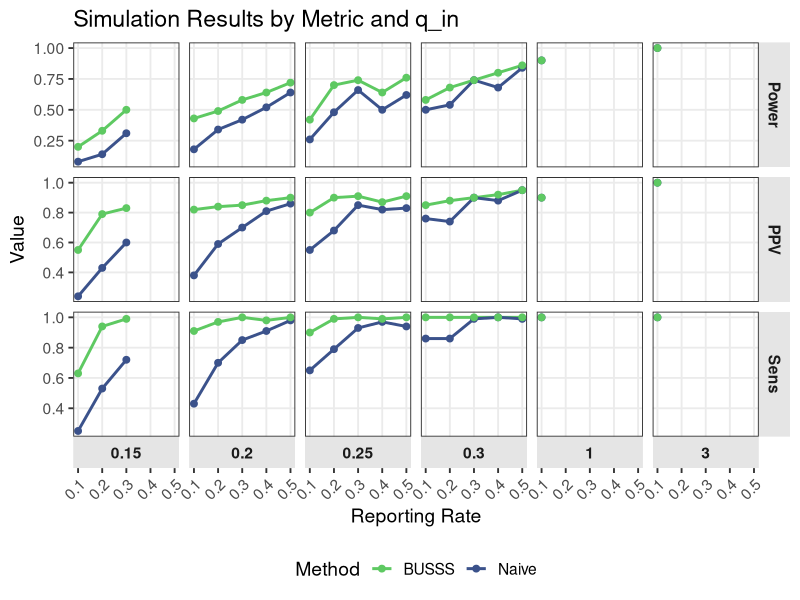

Reproduce this figure in R.
## ---- chunk 1
#| include: false

# Load packages
library(tidyverse)
library(ggforce)

## ---- chunk 2
library(ggplot2)
library(dplyr)
library(tidyr)

# Recreate data frame
df <- tribble(
  ~Reporting, ~delta, ~Naive_Power, ~Naive_Sens, ~Naive_PPV,
  ~BUSSS_Power, ~BUSSS_Sens, ~BUSSS_PPV,
  0.1, 0.15, 0.08, 0.25, 0.24, 0.20, 0.63, 0.55,
  0.2, 0.15, 0.14, 0.53, 0.43, 0.33, 0.94, 0.79,
  0.3, 0.15, 0.31, 0.72, 0.60, 0.50, 0.99, 0.83,
  0.1, 0.20, 0.18, 0.43, 0.38, 0.43, 0.91, 0.82,
  0.2, 0.20, 0.34, 0.70, 0.59, 0.49, 0.97, 0.84,
  0.3, 0.20, 0.42, 0.85, 0.70, 0.58, 1.00, 0.85,
  0.4, 0.20, 0.52, 0.91, 0.81, 0.64, 0.98, 0.88,
  0.5, 0.20, 0.64, 0.98, 0.86, 0.72, 1.00, 0.90, 
  0.1, 0.25, 0.26, 0.65, 0.55, 0.42, 0.90, 0.80,
  0.2, 0.25, 0.48, 0.79, 0.68, 0.70, 0.99, 0.90,
  0.3, 0.25, 0.66, 0.93, 0.85, 0.74, 1.00, 0.91,
  0.4, 0.25, 0.50, 0.97, 0.82, 0.64, 0.99, 0.87,
  0.5, 0.25, 0.62, 0.94, 0.83, 0.76, 1.00, 0.91,
  0.6, 0.25, 0.76, 0.93, 0.91, 0.80, 1.00, 0.92,
  1.0, 0.25, 0.86, 1.00, 0.94, 0.86, 1.00, 0.94,
  0.1, 0.30, 0.50, 0.86, 0.76, 0.58, 1.00, 0.85,
  0.2, 0.30, 0.54, 0.86, 0.74, 0.68, 1.00, 0.88,
  0.3, 0.30, 0.74, 0.99, 0.90, 0.74, 1.00, 0.90,
  0.4, 0.30, 0.68, 1.00, 0.88, 0.80, 1.00, 0.92,
  0.5, 0.30, 0.84, 0.99, 0.95, 0.86, 1.00, 0.95,
  0.1, 1.00, 0.90, 1.00, 0.90, 0.90, 1.00, 0.90,
  0.1, 3.00, 1.00, 1.00, 1.00, 1.00, 1.00, 1.00
)

# Reshape data to long format
df_long <- df %>%
  pivot_longer(
    cols = -c(Reporting, delta),
    names_to = c("Method", "Metric"),
    names_pattern = "(Naive|BUSSS)_(.*)",
    values_to = "Value"
  )

# Plot: nested facets (Metric rows, q_in columns)
df_long |> 
  filter(Reporting < .6) |> 
  ggplot(aes(x = Reporting, y = Value, color = Method, group = Method)) +
    geom_line(linewidth = 1) +
    geom_point(size = 2) +
    facet_grid(Metric ~ delta, scales = "free_y", switch = "x") +
    scale_color_manual(values = c("Naive" = "#3b528b", "BUSSS" = "#5ec962")) +
    scale_x_continuous(breaks = unique(df_long$Reporting)) +
    labs(
      x = "Reporting Rate",
      y = "Value",
      color = "Method",
      title = "Simulation Results by Metric and q_in"
    ) +
    theme_bw(base_size = 14) +
    theme(
      panel.grid.minor = element_blank(),
      strip.background = element_rect(fill = "grey90", color = NA),
      strip.text = element_text(face = "bold"),
      axis.text.x = element_text(angle = 45, hjust = 1),
      legend.position = 'bottom'
    )

